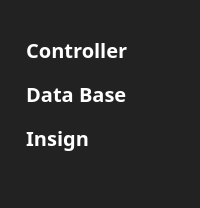
     <widget class="QFrame" name="big_menu">
      <property name="maximumSize">
       <size>
        <width>200</width>
        <height>16777215</height>
       </size>
      </property>
      <property name="styleSheet">
       <string notr="true">background-color:	#222222;
border-radius: 0px;
padding: 0px 0px;</string>
      </property>
      <property name="frameShape">
       <enum>QFrame::StyledPanel</enum>
      </property>
      <property name="frameShadow">
       <enum>QFrame::Raised</enum>
      </property>
      <layout class="QGridLayout" name="gridLayout_3">
       <item row="2" column="1">
        <widget class="QPushButton" name="big_menu_btn">
         <property name="cursor">
          <cursorShape>PointingHandCursor</cursorShape>
         </property>
         <property name="whatsThis">
          <string>&lt;html&gt;&lt;head/&gt;&lt;body&gt;&lt;p&gt;&lt;img src=&quot;:/newPrefix/assets/SDE-Logo-Login_mini.png&quot;/&gt;&lt;/p&gt;&lt;/body&gt;&lt;/html&gt;</string>
         </property>
         <property name="text">
          <string/>
         </property>
         <property name="icon">
          <iconset resource="../../../SCG/04_Code/Assembly/SDE-Inspection/sde.qrc">
           <normaloff>:/newPrefix/assets/SDE-Logo-Login_mini.png</normaloff>:/newPrefix/assets/SDE-Logo-Login_mini.png</iconset>
         </property>
         <property name="iconSize">
          <size>
           <width>150</width>
           <height>150</height>
          </size>
         </property>
         <property name="checkable">
          <bool>true</bool>
         </property>
        </widget>
       </item>
       <item row="4" column="1">
        <widget class="QPushButton" name="big_db_btn">
         <property name="font">
          <font>
           <family>SCG</family>
           <pointsize>15</pointsize>
           <weight>75</weight>
           <bold>true</bold>
          </font>
         </property>
         <property name="cursor">
          <cursorShape>PointingHandCursor</cursorShape>
         </property>
         <property name="styleSheet">
          <string notr="true">QPushButton {
	text-align:left;
   color:white;
	background-color:	#222222;
	border-radius: 0px;
	padding: 5px 10px;
}
QPushButton:hover {
    background-color: #f44336; /* Darker Red */
}
QPushButton:pressed {
    background-color: #b71c1c; /* Even Darker Red when pressed */
}
</string>
         </property>
         <property name="text">
          <string> Data Base</string>
         </property>
         <property name="icon">
          <iconset resource="../../../SCG/04_Code/Assembly/SDE-Inspection/sde.qrc">
           <normaloff>:/icon/assets/document-2-64.ico</normaloff>:/icon/assets/document-2-64.ico</iconset>
         </property>
         <property name="iconSize">
          <size>
           <width>25</width>
           <height>25</height>
          </size>
         </property>
         <property name="checkable">
          <bool>true</bool>
         </property>
         <property name="checked">
          <bool>true</bool>
         </property>
        </widget>
       </item>
       <item row="6" column="1">
        <spacer name="verticalSpacer_2">
         <property name="orientation">
          <enum>Qt::Vertical</enum>
         </property>
         <property name="sizeHint" stdset="0">
          <size>
           <width>20</width>
           <height>40</height>
          </size>
         </property>
        </spacer>
       </item>
       <item row="5" column="1">
        <widget class="QPushButton" name="big_insign_bt">
         <property name="font">
          <font>
           <family>SCG</family>
           <pointsize>15</pointsize>
           <weight>75</weight>
           <bold>true</bold>
          </font>
         </property>
         <property name="cursor">
          <cursorShape>PointingHandCursor</cursorShape>
         </property>
         <property name="styleSheet">
          <string notr="true">QPushButton {
	text-align:left;
   color:white;
	background-color:	#222222;
	border-radius: 0px;
	padding: 5px 10px;
}
QPushButton:hover {
    background-color: #f44336; /* Darker Red */
}
QPushButton:pressed {
    background-color: #b71c1c; /* Even Darker Red when pressed */
}
</string>
         </property>
         <property name="text">
          <string> Insign</string>
         </property>
         <property name="icon">
          <iconset resource="../../../SCG/04_Code/Assembly/SDE-Inspection/sde.qrc">
           <normaloff>:/icon/assets/box-3-64.ico</normaloff>:/icon/assets/box-3-64.ico</iconset>
         </property>
         <property name="iconSize">
          <size>
           <width>25</width>
           <height>25</height>
          </size>
         </property>
         <property name="checkable">
          <bool>true</bool>
         </property>
         <property name="checked">
          <bool>true</bool>
         </property>
        </widget>
       </item>
       <item row="3" column="1">
        <widget class="QPushButton" name="big_controller_btn">
         <property name="font">
          <font>
           <family>SCG</family>
           <pointsize>15</pointsize>
           <weight>75</weight>
           <bold>true</bold>
          </font>
         </property>
         <property name="cursor">
          <cursorShape>PointingHandCursor</cursorShape>
         </property>
         <property name="styleSheet">
          <string notr="true">QPushButton {
	text-align:left;
   color:white;
	background-color:	#222222;
	border-radius: 0px;
	padding: 5px 10px;
}
QPushButton:hover {
    background-color: #f44336; /* Darker Red */
}
QPushButton:pressed {
    background-color: #b71c1c; /* Even Darker Red when pressed */
}
</string>
         </property>
         <property name="text">
          <string> Controller</string>
         </property>
         <property name="icon">
          <iconset resource="../../../SCG/04_Code/Assembly/SDE-Inspection/sde.qrc">
           <normaloff>:/icon/assets/chip-2-64.ico</normaloff>:/icon/assets/chip-2-64.ico</iconset>
         </property>
         <property name="iconSize">
          <size>
           <width>25</width>
           <height>25</height>
          </size>
         </property>
         <property name="checkable">
          <bool>true</bool>
         </property>
         <property name="checked">
          <bool>true</bool>
         </property>
        </widget>
       </item>
      </layout>
     </widget>
